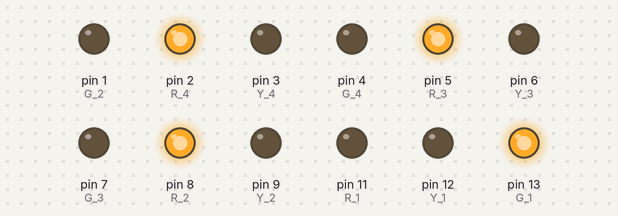
A sketch run on a simulated Arduino Uno, built with avr-gcc and run on an emulated ATmega328P. Parts: output pins drawn as LEDs (lit = HIGH).

Above: at 0.1 s.
At 30.1 s:
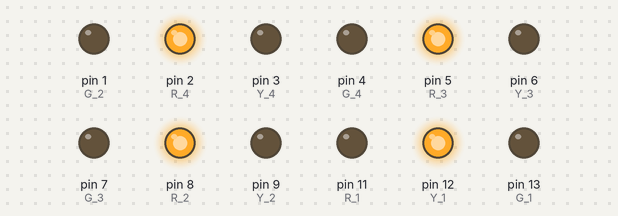
At 32.1 s:
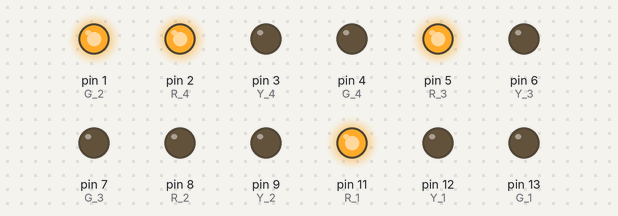
At 62.1 s:
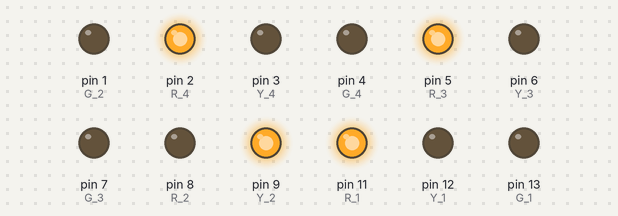
At 94.1 s:
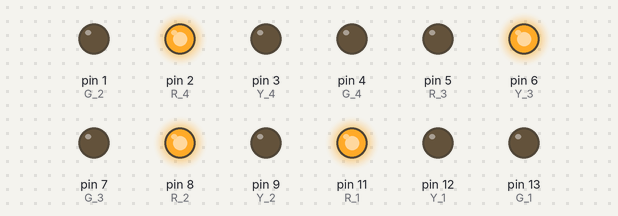
At 126.1 s:
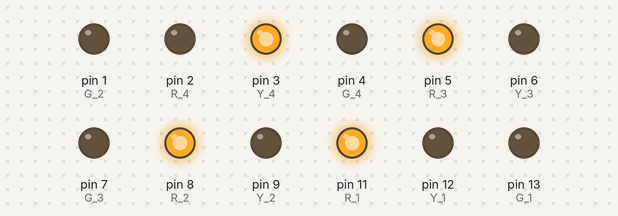
Timing chart, 0 to 129.5 s (numbered marks = the images above):
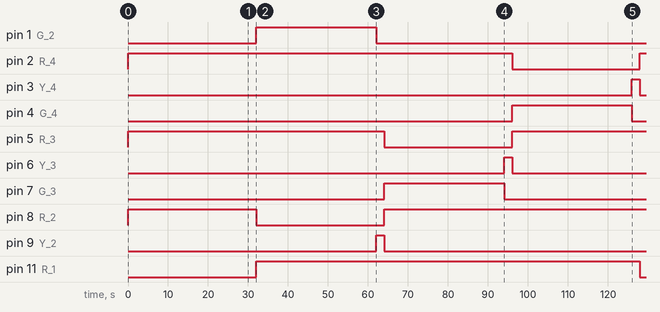

The sketch:

codigo.ino
```cpp
//******************************************************************************
// Controlador de Semáforo
// Especificaciones simples
//
//==============================================================================
// Conexiones para las luces de tráfico (de momento con LEDs)
const int R_1 = 11;
const int Y_1 = 12;
const int G_1 = 13;

const int R_2 = 8;
const int Y_2 = 9;
const int G_2 = 1;

const int R_3 = 5;
const int Y_3 = 6;
const int G_3 = 7;

const int R_4 = 2;
const int Y_4 = 3;
const int G_4 = 4;
//-----[ AJUSTES GENERALES ]-----
void setup() {
  // Todas las terminales de LEDs son salidas
  pinMode(R_1, OUTPUT);
  pinMode(Y_1, OUTPUT);
  pinMode(G_1, OUTPUT);

  pinMode(R_2, OUTPUT);
  pinMode(Y_2, OUTPUT);
  pinMode(G_2, OUTPUT);

  pinMode(R_3, OUTPUT);
  pinMode(Y_3, OUTPUT);
  pinMode(G_3, OUTPUT);

  pinMode(R_4, OUTPUT);
  pinMode(Y_4, OUTPUT);
  pinMode(G_4, OUTPUT);

  // Encendido de los LEDs ROJOS
  digitalWrite(R_1, HIGH);
  digitalWrite(Y_1, LOW);
  digitalWrite(G_1, LOW);

  digitalWrite(R_2, HIGH);
  digitalWrite(Y_2, LOW);
  digitalWrite(G_2, LOW);

  digitalWrite(R_3, HIGH);
  digitalWrite(Y_3, LOW);
  digitalWrite(G_3, LOW);

  digitalWrite(R_4, HIGH);
  digitalWrite(Y_4, LOW);
  digitalWrite(G_4, LOW);
}
//-----[ LAZO PRINCIPAL ]-----
void loop(){
  int YellowTime=2000;    // 2 segundos
  int GreenTime=30000;    // 30 segundos

  // Etapa 0.
  digitalWrite(R_1,LOW);
  digitalWrite(Y_1,LOW);
  digitalWrite(G_1,HIGH);
  delay(GreenTime);

  // Etapa 1.
  digitalWrite(R_1,LOW);
  digitalWrite(Y_1,HIGH);
  digitalWrite(G_1,LOW);
  delay(YellowTime);
  digitalWrite(R_1,HIGH);
  digitalWrite(Y_1,LOW);

  // Etapa 2.
  digitalWrite(R_2,LOW);
  digitalWrite(Y_2,LOW);
  digitalWrite(G_2,HIGH);
  delay(GreenTime);

  // Etapa 2.
  digitalWrite(R_2,LOW);
  digitalWrite(Y_2,HIGH);
  digitalWrite(G_2,LOW);
  delay(YellowTime);
  digitalWrite(R_2,HIGH);
  digitalWrite(Y_2,LOW);

  // Etapa 3.
  digitalWrite(R_3,LOW);
  digitalWrite(Y_3,LOW);
  digitalWrite(G_3,HIGH);
  delay(GreenTime);

  // Etapa 3.
  digitalWrite(R_3,LOW);
  digitalWrite(Y_3,HIGH);
  digitalWrite(G_3,LOW);
  delay(YellowTime);
  digitalWrite(R_3,HIGH);
  digitalWrite(Y_3,LOW);

  // Etapa 4.
  digitalWrite(R_4,LOW);
  digitalWrite(Y_4,LOW);
  digitalWrite(G_4,HIGH);
  delay(GreenTime);

  // Etapa 4.
  digitalWrite(R_4,LOW);
  digitalWrite(Y_4,HIGH);
  digitalWrite(G_4,LOW);
  delay(YellowTime);
  digitalWrite(R_4,HIGH);
  digitalWrite(Y_4,LOW);
}
//******************************************************************************


//******************************************************************************
```

Measured:
- by itself, pin 1 (G_2): LOW → HIGH at 32.0 s, → LOW 30.0 s later
- by itself, pin 2 (R_4): HIGH → LOW at 96.0 s, → HIGH 32.0 s later
- by itself, pin 3 (Y_4): LOW → HIGH at 126 s, → LOW 2.0 s later
- by itself, pin 4 (G_4): LOW → HIGH at 96.0 s, → LOW 30.0 s later
- by itself, pin 5 (R_3): HIGH → LOW at 64.0 s, → HIGH 32.0 s later
- by itself, pin 6 (Y_3): LOW → HIGH at 94.0 s, → LOW 2.0 s later
- by itself, pin 7 (G_3): LOW → HIGH at 64.0 s, → LOW 30.0 s later
- by itself, pin 8 (R_2): HIGH → LOW at 32.0 s, → HIGH 32.0 s later
